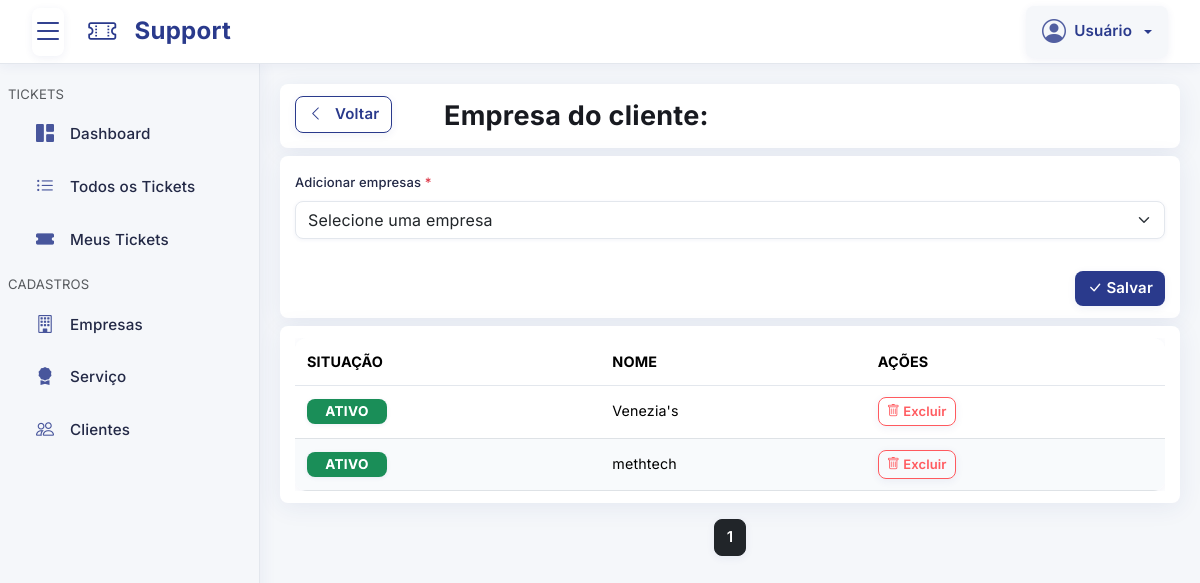
The app's page /pages/cliente/empresa.php, older data.
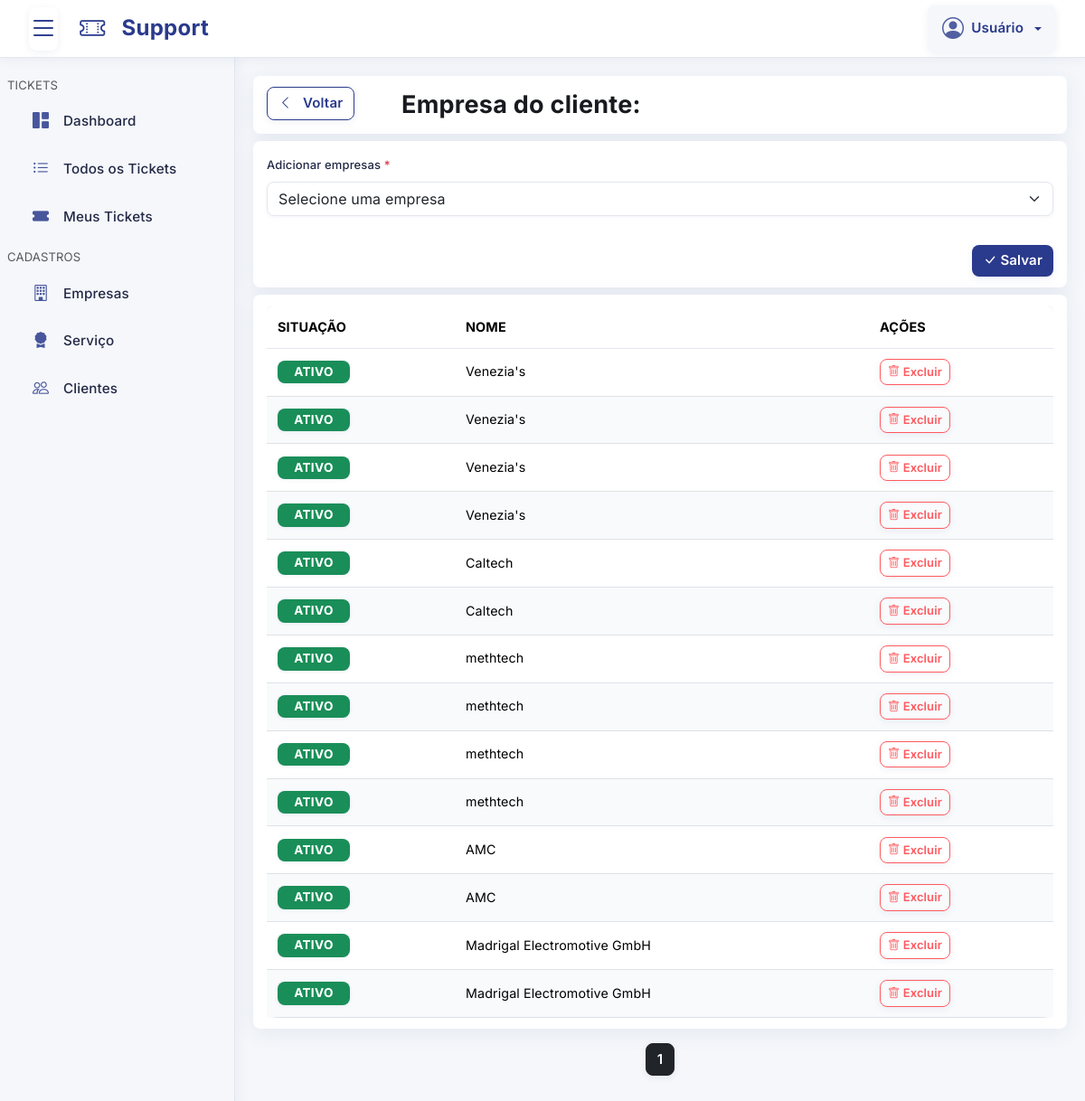
The same page, newer data.
### tables this page shows
CREATE TABLE `empresa_cliente` (
  `id` int NOT NULL,
  `empresa_id` int NOT NULL,
  `cliente_id` int NOT NULL,
  `situacao` tinyint(1) NOT NULL DEFAULT '1' COMMENT '0 = INATIVO ou 1 = ATIVO',
  `cadastrado` timestamp NULL DEFAULT CURRENT_TIMESTAMP,
  `alterado` timestamp NULL DEFAULT CURRENT_TIMESTAMP ON UPDATE CURRENT_TIMESTAMP
);

CREATE TABLE `empresa` (
  `id` int NOT NULL,
  `nome` varchar(255) NOT NULL,
  `situacao` tinyint(1) NOT NULL DEFAULT '1' COMMENT '0 = INATIVO ou 1 = ATIVO',
  `cadastrado` timestamp NULL DEFAULT CURRENT_TIMESTAMP,
  `alterado` timestamp NULL DEFAULT CURRENT_TIMESTAMP ON UPDATE CURRENT_TIMESTAMP
);

### config/Database.php (called while the page is built, shortened)
<?php
class Database
{
    private $host = "tcc-db-phpmyadmin.a5b4kx.easypanel.host";
    private $dbName = "support-ticket-manager";
    private $username = "alvino";
    private $password = "WQDThX9tbD";
    private $charset = "utf8mb4";
    private $pdo;
    private function connect()
    {
        $dsn = "mysql:host={$this->host};port=3306;dbname={$this->dbName};charset={$this->charset}";
        try {
            $this->pdo = new PDO(
                $dsn,
                $this->username,
                $this->password,
                array(PDO::MYSQL_ATTR_INIT_COMMAND => "SET NAMES utf8")
            );
            $this->pdo->setAttribute(PDO::ATTR_ERRMODE, PDO::ERRMODE_EXCEPTION);
            $this->pdo->setAttribute(PDO::ATTR_DEFAULT_FETCH_MODE, PDO::FETCH_ASSOC);
        } catch (PDOException $e) {
            $this->error = $e->getMessage();
            die("Erro ao conectar ao banco de dados: {$this->error}");
        }
    }
    public function getConnection()
    {
        try {
            return $this->pdo;
        } catch (PDOException $e) {
            $this->error = $e->getMessage();
            die("Erro ao conectar ao banco de dados: {$this->error}");
        }
    }
}

### config/EmpresaCliente.php (called while the page is built, shortened)
<?php
class EmpresaCliente
{
    private $db;
    public function __construct($db)
    {
        $this->db = $db;
    }
    public function index($parametros = array())
    {
        try {
            $empresa_id = isset($parametros["empresa_id"]) ? (int)$parametros["empresa_id"] : null;
            $cliente_id = isset($parametros["cliente_id"]) ? (int)$parametros["cliente_id"] : null;
            $ativo      = isset($parametros["ativo"]) ? $parametros["ativo"] : null;
            $pagina     = isset($parametros["pagina"]) ? (int)$parametros["pagina"] : 1;
            $limite     = isset($parametros["limite"]) ? (int)$parametros["limite"] : 10;
            $where = array();
            $params = array();
            $query = "SELECT
                        `empresa_cliente`.*,
                        `empresa`.`nome` AS empresa_nome,
                        `cliente`.`nome_fantasia` AS cliente_nome_fantasia,
                        `cliente`.`responsavel_nome` AS cliente_nome_responsavel
                    FROM
                        `empresa_cliente`
                    LEFT JOIN
                        `empresa` ON `empresa`.`id` = `empresa_cliente`.`empresa_id`
                    LEFT JOIN
                        `cliente` ON `cliente`.`id` = `empresa_cliente`.`cliente_id`";
            $queryCount = "SELECT
                                COUNT(`empresa_cliente`.`id`) as total
                            FROM
                                `empresa_cliente`
                            LEFT JOIN
                                `empresa` ON `empresa`.`id` = `empresa_cliente`.`empresa_id`
                            LEFT JOIN
                                `cliente` ON `cliente`.`id` = `empresa_cliente`.`cliente_id`";
            $query .= " ORDER BY `empresa_cliente`.`empresa_id` ASC";
            $offset = ($pagina - 1) * $limite;
            $query .= " LIMIT $limite OFFSET $offset";
            $stmt = $this->db->prepare($query);
            $stmtCount = $this->db->prepare($queryCount);
            $stmt->execute();
            $stmtCount->execute();
            $resultados = $stmt->fetchAll(PDO::FETCH_OBJ);
            $total = (int)$stmtCount->fetchColumn();
            $paginacao = array(
                "pagina" => $pagina,
                "limite" => $limite,
                "total" => $total,
                "total_paginas" => max(1, (int)ceil($total / $limite))
            );
            return array(
                "resultados" => $resultados,
                "paginacao" => $paginacao
            );
        } catch (\Throwable $th) {
            return array(
                "erro" => $th->getMessage() . " -> " . $th->getLine(),
                "resultados" => [],
                "paginacao" => array(
                    "pagina" => 1,
                    "limite" => 100,
                    "total" => 0,
                    "total_paginas" => 1
                )
            );
        }
    }
}

### pages/cliente/empresa.php (the view, shortened to what the rows shown need)
<?php include("../template/topo.php"); ?>
<?php
$pagina = isset($_GET["pagina"]) ? $_GET["pagina"] : 1;
$id = isset($_GET["id"]) ? (int)$_GET["id"] : NULL;
$indexRegistros = $classEmpresaCliente->index([
    "cliente_id" => $id,
    "pagina" => $pagina,
    "limite" => 15
]);
$registros = $indexRegistros["resultados"];
$cliente = $classCliente->pegarPorId($id);
?>
<header class="sessao">
    <div class="row">
        <div class="col-xl-6 col-lg-6 col-md-6 col-sm-12 col-12 my-1">
            <h1 class="titulo">Empresa do cliente: <?php echo $cliente->nome_fantasia ? $cliente->nome_fantasia : $cliente->responsavel_nome ?></h1>
        </div>
    </div>
</header>
<div class="sessao">
    <?php if (count($registros) == 0): ?>
        <div class="alert alerta-sem-cadastrar text-center py-4" role="alert">
            <div class="mb-3">
                <i class="bi bi-people fs-1"></i>
            </div>
            <h5 class="fw-bold">Nenhuma empresa encontrada</h5>
            <p class="mb-0">Confira se os dados estão corretos ou cadastre uma nova empresa.</p>
        </div>
    <?php else: ?>
        <div class="table-responsive">
            <table class="table table-hover">
                <thead>
                    <tr>
                        <th>Situação</th>
                        <th>Nome</th>
                        <th class="nao-mostrar-impressao">Ações</th>
                    </tr>
                </thead>
                <tbody>
                    <?php foreach ($registros as $registro): ?>
                        <?php if (is_object($registro)): ?>
                            <tr class="<?php echo isset($focu_empresa_id) && $registro->id == $focu_empresa_id ? "table-active" : ""; ?>">
                                <td>
                                    <?php if (isset($registro->situacao) && $registro->situacao == 1): ?>
                                        <span class="badge text-bg-success">Ativo</span>
                                    <?php else: ?>
                                        <span class="badge text-bg-danger">Inativo</span>
                                    <?php endif; ?>
                                </td>
                                <td><?php echo isset($registro->empresa_nome) ? $registro->empresa_nome : "--"; ?></td>
                                <td class="nao-mostrar-impressao">
                                    <button
                                        data-bs-toggle="modal"
                                        data-bs-target="#excluir-<?php echo $registro->id; ?>"
                                        type="button"
                                        class="btn btn-sm btn-excluir">
                                        <i class="bi bi-trash"></i> Excluir
                                    </button>
                                </td>
                            </tr>
                        <?php endif; ?>
                    <?php endforeach; ?>
                </tbody>
            </table>
        </div>
</div>
<?php endif; ?>
<?php include("../template/rodape.php"); ?>

Row changes from the older to the newer data that the page shows:
added empresa_cliente: situacao "ATIVO", empresa.nome "Venezia's"
added empresa_cliente: situacao "ATIVO", empresa.nome "Venezia's"
added empresa_cliente: situacao "ATIVO", empresa.nome "Venezia's"
added empresa_cliente: situacao "ATIVO", empresa.nome "Caltech"
added empresa_cliente: situacao "ATIVO", empresa.nome "Caltech"
added empresa_cliente: situacao "ATIVO", empresa.nome "methtech"
added empresa_cliente: situacao "ATIVO", empresa.nome "methtech"
added empresa_cliente: situacao "ATIVO", empresa.nome "methtech"
added empresa_cliente: situacao "ATIVO", empresa.nome "AMC"
added empresa_cliente: situacao "ATIVO", empresa.nome "AMC"
added empresa_cliente: situacao "ATIVO", empresa.nome "Madrigal Electromotive GmbH"
added empresa_cliente: situacao "ATIVO", empresa.nome "Madrigal Electromotive GmbH"
